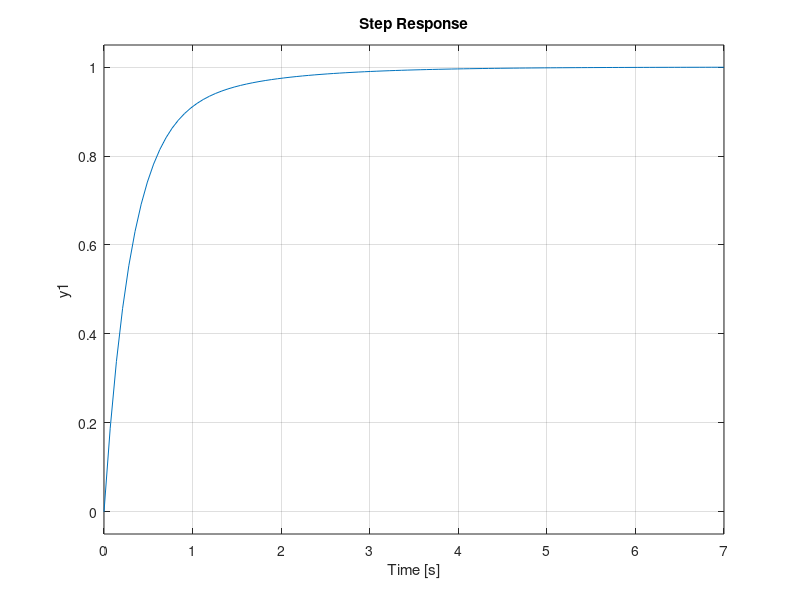

Recreate this plot in MATLAB.
%Berechnungen der Reglerparameter anhand Methode 2 Ziegler Nichols
TYPE = 'PI'
%Prozessparameter
K = 1.89;
T = 0.8;
DT = 0.15;
%T_t = DT/2; %Mindeste Totzeit, durch diskrete Abtastung
T_t = 2*DT; %Erfahrungswert aus Sprungantwort
%Prozess
P_s = tf([K], [T 1]);

%Reglerparameter
switch TYPE
    case 'PI'
    kp = (0.9/K)*(T/T_t)
    ki = kp/(3.33*T_t)
    kd = 0
    C_s = tf([kp ki],[1 0]);
    case 'PID'
    kp = (1.2/K)*(T/T_t)
    ki = kp/(3.33*T_t)
    kd = kp*0.5*T_t
    C_s = tf([kd kp ki], [1 0]);
end
%Regler


%Übertragungsfunktion offener Regelkreis
F_0 = C_s*P_s

%Führungsübertragungsfunktion
H_s = F_0/(1+F_0)
%Polstellen der Führungsübertagungsfunktion
%s_1 = (-(1+K*kp)+sqrt((1+K*kp)^2-4*T*K*ki))/(2*T)
%s_2 = (-(1+K*kp)-sqrt((1+K*kp)^2-4*T*K*ki))/(2*T)

%Stabilitätsreserven für Robustheit gegenüber der Totzeit
step(H_s);
[Gm, Pm, ~, ~] = margin(F_0);
%bode(H_s);

%Diskretisierung des Reglers
c2d(C_s, DT, 'tustin')




